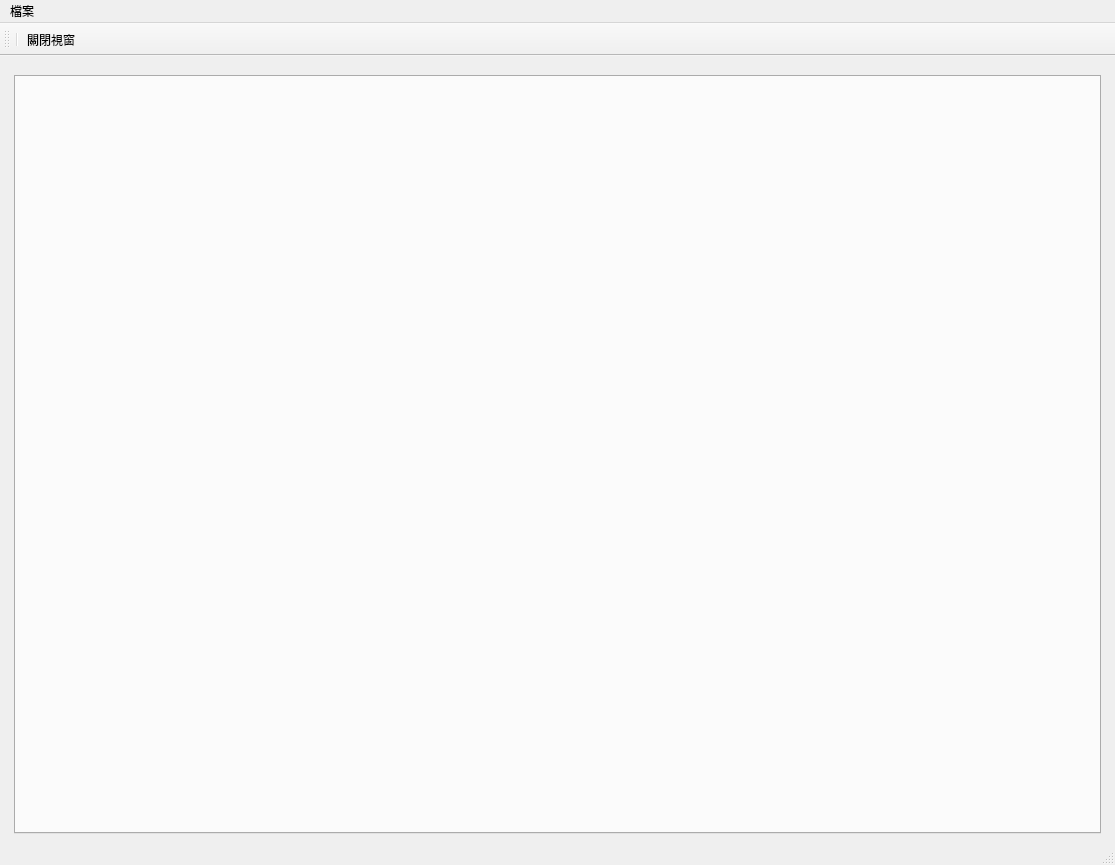
<?xml version="1.0" encoding="UTF-8"?>
<ui version="4.0">
 <class>DictMainWindow</class>
 <widget class="QMainWindow" name="DictMainWindow">
  <property name="geometry">
   <rect>
    <x>0</x>
    <y>0</y>
    <width>1115</width>
    <height>865</height>
   </rect>
  </property>
  <property name="windowTitle">
   <string>進貨商品資料</string>
  </property>
  <widget class="QWidget" name="centralwidget">
   <layout class="QHBoxLayout" name="horizontalLayout">
    <item>
     <layout class="QVBoxLayout" name="verticalLayout">
      <property name="leftMargin">
       <number>5</number>
      </property>
      <property name="topMargin">
       <number>10</number>
      </property>
      <property name="rightMargin">
       <number>5</number>
      </property>
      <item>
       <widget class="QTabWidget" name="tabWidget_goods"/>
      </item>
     </layout>
    </item>
   </layout>
  </widget>
  <widget class="QStatusBar" name="statusbar"/>
  <widget class="QToolBar" name="toolBar">
   <property name="windowTitle">
    <string>toolBar</string>
   </property>
   <property name="toolButtonStyle">
    <enum>Qt::ToolButtonTextUnderIcon</enum>
   </property>
   <attribute name="toolBarArea">
    <enum>TopToolBarArea</enum>
   </attribute>
   <attribute name="toolBarBreak">
    <bool>false</bool>
   </attribute>
   <addaction name="separator"/>
   <addaction name="action_close"/>
  </widget>
  <widget class="QMenuBar" name="menubar">
   <property name="geometry">
    <rect>
     <x>0</x>
     <y>0</y>
     <width>1115</width>
     <height>32</height>
    </rect>
   </property>
   <widget class="QMenu" name="menu">
    <property name="title">
     <string>檔案</string>
    </property>
   </widget>
   <addaction name="menu"/>
  </widget>
  <action name="action_close">
   <property name="icon">
    <iconset>
     <normaloff>../icons/application-exit.svg</normaloff>../icons/application-exit.svg</iconset>
   </property>
   <property name="text">
    <string>關閉視窗</string>
   </property>
  </action>
 </widget>
 <resources/>
 <connections/>
</ui>
